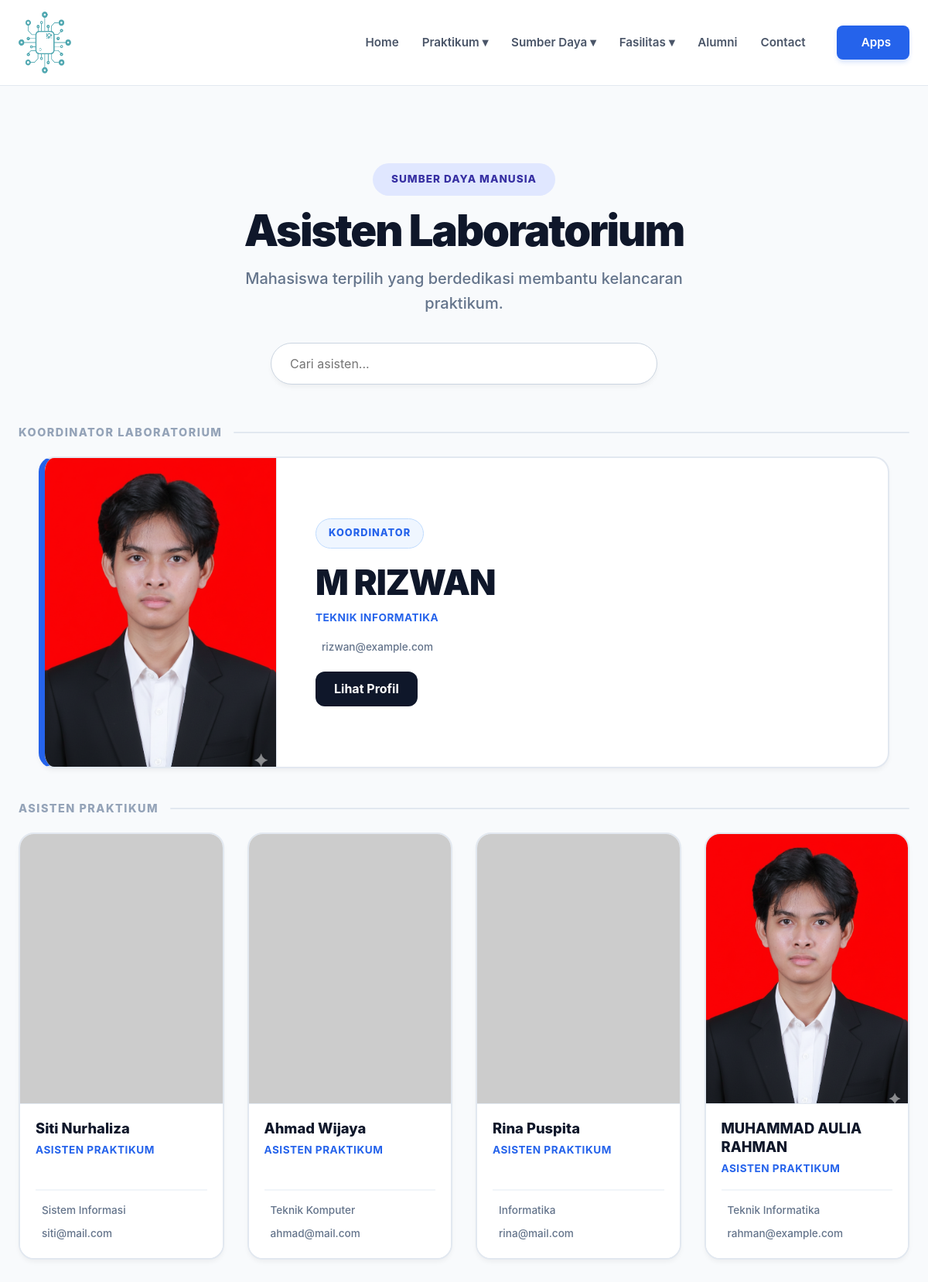
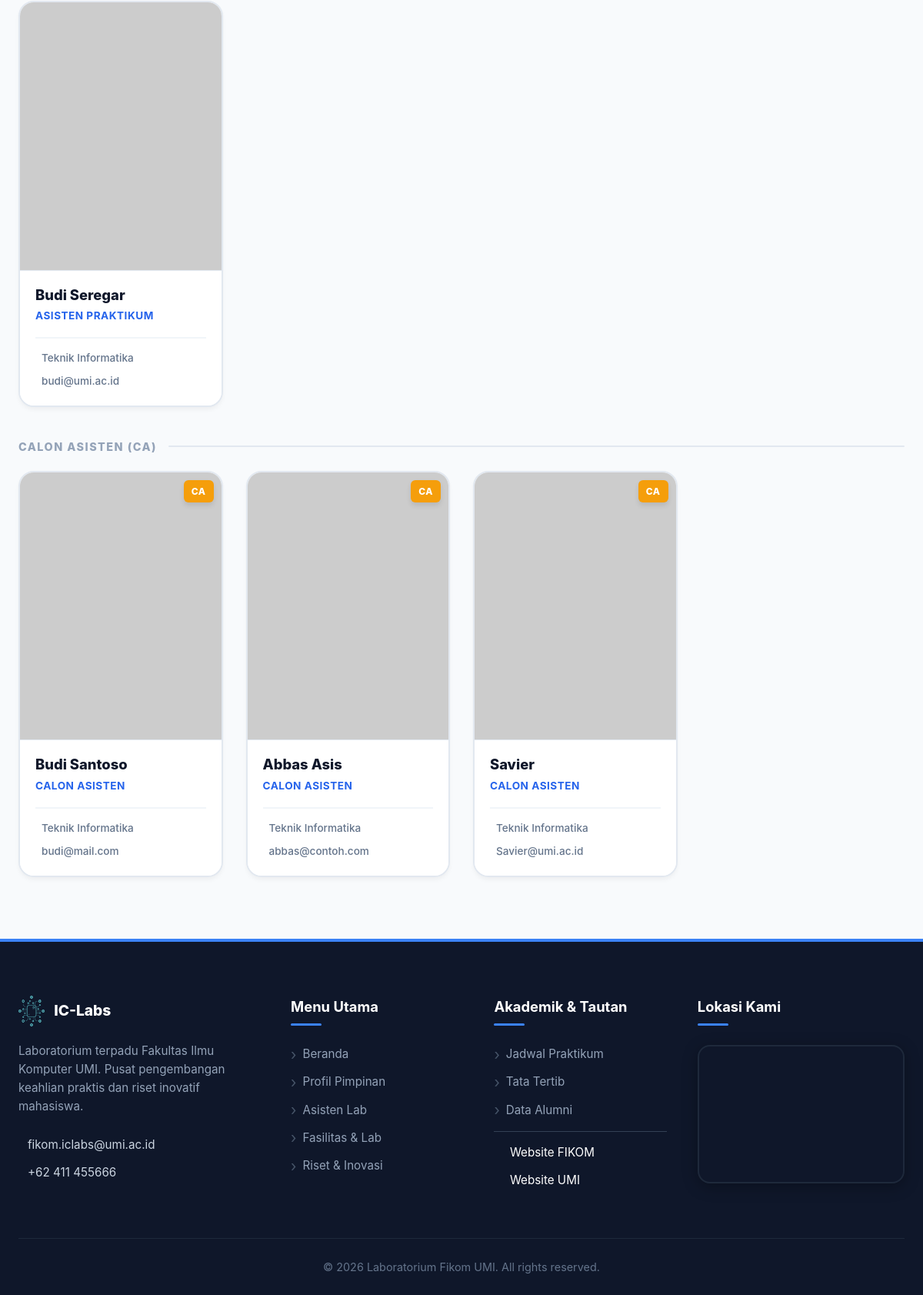
/public/asisten, run on the app's committed database (2 pictures, top to bottom).
### tables this page shows
CREATE TABLE `asisten` (
  `idAsisten` int(11) NOT NULL,
  `nama` varchar(100) NOT NULL,
  `jurusan` varchar(100) DEFAULT NULL,
  `jabatan` varchar(100) DEFAULT NULL,
  `kategori` varchar(50) DEFAULT NULL,
  `lab` varchar(100) DEFAULT NULL,
  `spesialisasi` varchar(255) DEFAULT NULL,
  `bio` text DEFAULT NULL,
  `skills` text DEFAULT NULL,
  `email` varchar(100) DEFAULT NULL,
  `foto` varchar(255) DEFAULT NULL,
  `statusAktif` varchar(20) DEFAULT 'Asisten',
  `isKoordinator` tinyint(1) DEFAULT 0
);

### app/controllers/AsistenController.php (called while the page is built, shortened)
<?php
class AsistenController extends Controller {
    private $model;
    public function __construct() {
        $this->model = new AsistenModel();
    }
    public function index($params = []) {
        $data = $this->model->getAll();
        $this->view('sumberdaya/asisten', ['asisten' => $data]);
    }
}
?>

### app/models/Model.php (called while the page is built, shortened)
<?php
require_once __DIR__ . '/../config/Database.php';
class Model {
    public $db;
    protected $table;
    public function __construct() {
        $database = new Database();
        $this->db = $database->connect();
    }
    public function getAll() {
        $query = "SELECT * FROM " . $this->table;
        $result = $this->db->query($query);
        return $result->fetch_all(MYSQLI_ASSOC);
    }
}
?>

### app/config/Database.php (called while the page is built, shortened)
<?php
class Database {
    private $host = DB_HOST;
    private $user = DB_USER;
    private $pass = DB_PASS;
    private $dbname = DB_NAME;
    public function connect()
    {
        $this->mysqli = new mysqli(
            $this->host,
            $this->user,
            $this->pass,
            $this->dbname
        );
        return $this->mysqli;
    }
}
?>

### app/views/sumberdaya/asisten.php (the view, shortened to what this page needs)
<?php
$all_data = isset($data['asisten']) ? $data['asisten'] : [];
$koordinator_list = [];
$asisten_list = [];
$ca_list = [];
if (!empty($all_data)) {
    foreach ($all_data as $row) {
        $status = $row['statusAktif'] ?? 0;
        if (isset($row['isKoordinator']) && $row['isKoordinator'] == 1) {
            $koordinator_list[] = $row;
            continue;
        }
        if ($status === 'CA' || $status === 'Calon Asisten') {
            $ca_list[] = $row;
        }
        elseif ($status == 1 || $status === 'Asisten' || $status === 'Aktif') {
            $asisten_list[] = $row;
        }
    }
}
?>
<section class="sumberdaya-section fade-up">
    <div class="container">
        <div class="page-header">
            <span class="header-badge">Sumber Daya Manusia</span>
            <h1>Asisten Laboratorium</h1>
            <p>Mahasiswa terpilih yang berdedikasi membantu kelancaran praktikum.</p>
            <div class="search-container">
                <input type="text" id="searchAsisten" placeholder="Cari asisten..." class="search-input">
            </div>
        </div>
        <?php if (!empty($koordinator_list)) : ?>
            <div class="section-label">
                <span>Koordinator Laboratorium</span>
            </div>
            <?php foreach ($koordinator_list as $coord) : ?>
                <?php
                    $fotoName = $coord['foto'] ?? '';
                    $namaEnc = urlencode($coord['nama']);
                    $imgUrl = "https://ui-avatars.com/api/?name={$namaEnc}&background=eff6ff&color=2563eb&size=256&bold=true";
                    if (!empty($fotoName) && strpos($fotoName, 'ui-avatars') === false) {
                        if (strpos($fotoName, 'http') !== false) {
                            $imgUrl = $fotoName;
                        } elseif (file_exists(ROOT_PROJECT . '/public/assets/uploads/' . $fotoName)) {
                            $imgUrl = ASSETS_URL . '/assets/uploads/' . $fotoName;
                        } elseif (file_exists(ROOT_PROJECT . '/public/images/asisten/' . $fotoName)) {
                            $imgUrl = ASSETS_URL . '/images/asisten/' . $fotoName;
                        }
                    }
                ?>
                <div class="card-link exec-margin">
                    <div class="exec-card">
                        <div class="exec-photo">
                            <img src="<?= $imgUrl ?>" alt="<?= htmlspecialchars($coord['nama']) ?>">
                        </div>
                        <div class="exec-info">
                            <span class="exec-badge">Koordinator</span>
                            <h3 class="staff-name"><?= htmlspecialchars($coord['nama']) ?></h3>
                            <p class="staff-role exec-role">
                                <?= htmlspecialchars($coord['jurusan'] ?? 'Teknik Informatika') ?>
                            </p>
                            <div class="exec-footer">
                                <?php if (!empty($coord['email'])) : ?>
                                <div class="meta-item">
                                    <span class="email"><?= htmlspecialchars($coord['email']) ?></span>
                                </div>
                                <?php endif; ?>
                            </div>
                            <div class="exec-action" style="margin-top: 10px; padding-top: 10px;">
                                <a href="index.php?page=detail-asisten&id=<?= $coord['idAsisten'] ?>&type=asisten" class="btn-contact">
                                    Lihat Profil
                                </a>
                            </div>
                        </div>
                    </div>
                </div>
            <?php endforeach; ?>
        <?php endif; ?>
        <div class="section-label">
            <span>Asisten Praktikum</span>
        </div>
        <div class="staff-grid">
            <?php if (empty($asisten_list)) : ?>
                <div class="no-data-message">
                    <p>Belum ada data asisten praktikum.</p>
                </div>
            <?php else : ?>
                <?php foreach ($asisten_list as $row) : ?>
                    <?php
                        $fotoName = $row['foto'] ?? '';
                        $namaEnc = urlencode($row['nama']);
                        $imgUrl = "https://ui-avatars.com/api/?name={$namaEnc}&background=f1f5f9&color=475569&size=256&bold=true";
                        if (!empty($fotoName) && strpos($fotoName, 'ui-avatars') === false) {
                            if (strpos($fotoName, 'http') !== false) {
                                $imgUrl = $fotoName;
                            } elseif (file_exists(ROOT_PROJECT . '/public/assets/uploads/' . $fotoName)) {
                                $imgUrl = ASSETS_URL . '/assets/uploads/' . $fotoName;
                            } elseif (file_exists(ROOT_PROJECT . '/public/images/asisten/' . $fotoName)) {
                                $imgUrl = ASSETS_URL . '/images/asisten/' . $fotoName;
                            }
                        }
                    ?>
                    <a href="index.php?page=detail-asisten&id=<?= $row['idAsisten'] ?>&type=asisten" class="card-link">
                        <div class="staff-card">
                            <div class="staff-photo-box">
                                <img src="<?= $imgUrl ?>" alt="<?= htmlspecialchars($row['nama']) ?>" loading="lazy">
                            </div>
                            <div class="staff-content">
                                <h3 class="staff-name"><?= htmlspecialchars($row['nama']) ?></h3>
                                <span class="staff-role">Asisten Praktikum</span>
                                <div class="staff-footer">
                                    <div class="meta-item">
                                        <span><?= htmlspecialchars($row['jurusan'] ?? 'Teknik Informatika') ?></span>
                                    </div>
                                    <?php if (!empty($row['email'])) : ?>
                                    <div class="meta-item">
                                        <span class="email"><?= htmlspecialchars($row['email']) ?></span>
                                    </div>
                                    <?php endif; ?>
                                </div>
                            </div>
                        </div>
                    </a>
                <?php endforeach; ?>
            <?php endif; ?>
        </div>
        <?php if (!empty($ca_list)) : ?>
            <div class="section-label mt-40">
                <span>Calon Asisten (CA)</span>
            </div>
            <div class="staff-grid">
                <?php foreach ($ca_list as $row) : ?>
                    <?php
                        $namaEnc = urlencode($row['nama']);
                        $imgUrl = "https://ui-avatars.com/api/?name={$namaEnc}&background=fffbeb&color=d97706&size=256&bold=true";
                    ?>
                    <a href="index.php?page=detail-asisten&id=<?= $row['idAsisten'] ?>&type=asisten" class="card-link">
                        <div class="staff-card">
                                <div class="staff-photo-box">
                                <img src="<?= $imgUrl ?>" alt="<?= htmlspecialchars($row['nama']) ?>" loading="lazy">
                                <span class="badge-ca">CA</span>
                            </div>
                            <div class="staff-content">
                                <h3 class="staff-name"><?= htmlspecialchars($row['nama']) ?></h3>
                                <span class="staff-role ca-role">Calon Asisten</span>
                                <div class="staff-footer">
                                    <div class="meta-item">
                                        <span><?= htmlspecialchars($row['jurusan'] ?? 'Teknik Informatika') ?></span>
                                    </div>
                                    <?php if (!empty($row['email'])) : ?>
                                    <div class="meta-item">
                                        <span class="email"><?= htmlspecialchars($row['email']) ?></span>
                                    </div>
                                    <?php endif; ?>
                                </div>
                            </div>
                        </div>
                    </a>
                <?php endforeach; ?>
            </div>
        <?php endif; ?>
    </div>
</section>

### public/css/variables.css (style rules this page uses)
:root { --primary-navy: #1e3a8a; --primary-blue: #2563eb; --hover-blue: #1e40af; --bg-light: #f8fbff; --bg-white: #ffffff; --bg-soft: #eff6ff; --text-dark: #1a202c; --text-grey: #4a5568; --text-light: #dbeafe; --border-color: #e2e8f0; --border-blue: #eff6ff; --shadow-soft: 0 4px 12px rgba(30, 58, 138, 0.05); --container-width: 1280px; --font-main: 'Inter', 'Segoe UI', sans-serif; --radius-card: 15px; --radius-btn: 50px; }

### public/css/style.css (style rules this page uses)
* { margin: 0; padding: 0; box-sizing: border-box; font-family: "Inter", "Segoe UI", sans-serif; }
body { background-color: #f8fbff; color: #1a202c; line-height: 1.6; }
.container { width: 100%; max-width: 1200px; margin: 0 auto; padding: 0 24px; }
h1, h2, h3, h4 { color: #1e3a8a; font-weight: 800; }
a { text-decoration: none; transition: 0.3s ease; }
img { max-width: 100%; display: block; }

### data on the page
asisten: foto (picture), nama "M RIZWAN", jurusan "TEKNIK INFORMATIKA", email "rizwan@example.com"
asisten: nama "Siti Nurhaliza", jurusan "Sistem Informasi", email "siti@mail.com"
asisten: nama "Ahmad Wijaya", jurusan "Teknik Komputer", email "ahmad@mail.com"
asisten: nama "Rina Puspita", jurusan "Informatika", email "rina@mail.com"
asisten: foto (picture), nama "MUHAMMAD AULIA RAHMAN", jurusan "Teknik Informatika", email "rahman@example.com"
asisten: nama "Budi Seregar", jurusan "Teknik Informatika", email "budi@umi.ac.id"
asisten: nama "Budi Santoso", jurusan "Teknik Informatika", email "budi@mail.com"
asisten: nama "Abbas Asis", jurusan "Teknik Informatika", email "abbas@contoh.com"
asisten: nama "Savier", jurusan "Teknik Informatika", email "Savier@umi.ac.id"
